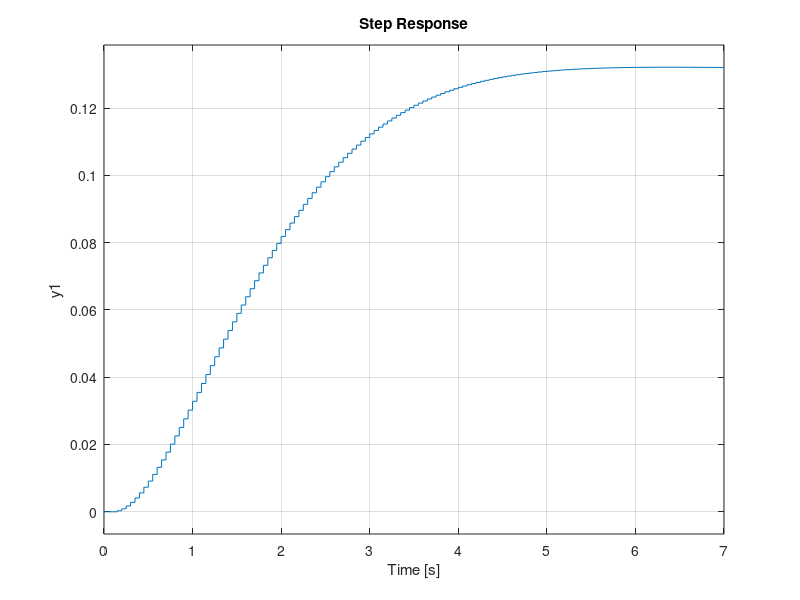

Reproduce this figure in MATLAB.
A = [1 0.05 0 0; 0 1 0.05 0; 0 0 0 1; 0 0 -0.66953 1.58995];
B = [0; 0; 0.11700; 0.12710];
C = [1 0 0 0];
D = 0;
Q = [1 0 0 0; 0 1 0 0; 0 0 1 0; 0 0 0 0.005];  
R = 0.001;
[K, S, e] = dlqr(A, B, Q, R)
sys = ss(A-B*K, B, C, D, 0.05);
step(sys)
K1 = [0 1; 0 0];
K2 = [0 1; 0 K(1)];
K3 = [0 1; 0 K(2)];
K4 = [0 1; 0 K(3)];
K5 = [0 1; 0 K(4)];
K6 = [0 1; 0 0];